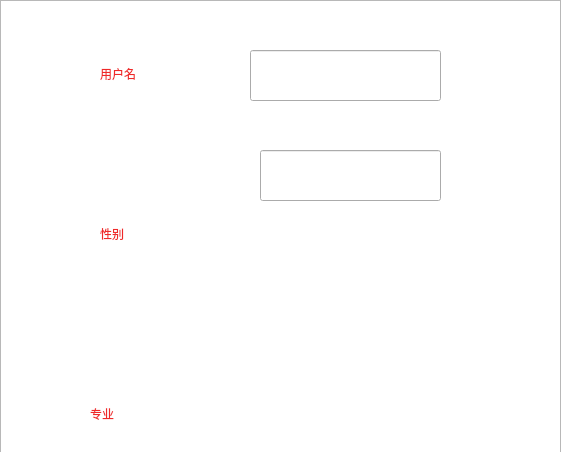
<?xml version="1.0" encoding="UTF-8"?>
<ui version="4.0">
 <class>register</class>
 <widget class="QDialog" name="register">
  <property name="geometry">
   <rect>
    <x>0</x>
    <y>0</y>
    <width>561</width>
    <height>452</height>
   </rect>
  </property>
  <property name="windowTitle">
   <string>Dialog</string>
  </property>
  <widget class="QRadioButton" name="radioButton">
   <property name="geometry">
    <rect>
     <x>260</x>
     <y>220</y>
     <width>174</width>
     <height>33</height>
    </rect>
   </property>
   <property name="text">
    <string>男</string>
   </property>
  </widget>
  <widget class="QPushButton" name="pushButton">
   <property name="geometry">
    <rect>
     <x>90</x>
     <y>520</y>
     <width>140</width>
     <height>38</height>
    </rect>
   </property>
   <property name="styleSheet">
    <string notr="true">color:rgb(239, 41, 41);
font: 14pt &quot;Ubuntu&quot;;</string>
   </property>
   <property name="text">
    <string>确定</string>
   </property>
  </widget>
  <widget class="QPushButton" name="pushButton_2">
   <property name="geometry">
    <rect>
     <x>350</x>
     <y>520</y>
     <width>140</width>
     <height>38</height>
    </rect>
   </property>
   <property name="styleSheet">
    <string notr="true">color:rgb(239, 41, 41);
font: 14pt &quot;Ubuntu&quot;;</string>
   </property>
   <property name="text">
    <string>取消</string>
   </property>
  </widget>
  <widget class="QLabel" name="label_4">
   <property name="geometry">
    <rect>
     <x>100</x>
     <y>320</y>
     <width>121</width>
     <height>31</height>
    </rect>
   </property>
   <property name="styleSheet">
    <string notr="true">color:rgb(239, 41, 41);
font: 14pt &quot;Ubuntu&quot;;</string>
   </property>
   <property name="text">
    <string>出生年月</string>
   </property>
  </widget>
  <widget class="QRadioButton" name="radioButton_2">
   <property name="geometry">
    <rect>
     <x>360</x>
     <y>230</y>
     <width>174</width>
     <height>33</height>
    </rect>
   </property>
   <property name="text">
    <string>女</string>
   </property>
  </widget>
  <widget class="QDateEdit" name="dateEdit">
   <property name="geometry">
    <rect>
     <x>270</x>
     <y>330</y>
     <width>191</width>
     <height>41</height>
    </rect>
   </property>
  </widget>
  <widget class="QComboBox" name="comboBox">
   <property name="geometry">
    <rect>
     <x>260</x>
     <y>410</y>
     <width>201</width>
     <height>41</height>
    </rect>
   </property>
  </widget>
  <widget class="QLabel" name="label_2">
   <property name="geometry">
    <rect>
     <x>100</x>
     <y>150</y>
     <width>107</width>
     <height>27</height>
    </rect>
   </property>
   <property name="styleSheet">
    <string notr="true">color:rgb(239, 41, 41);
font: 14pt &quot;Ubuntu&quot;;</string>
   </property>
   <property name="text">
    <string>密码</string>
   </property>
  </widget>
  <widget class="QListView" name="listView">
   <property name="geometry">
    <rect>
     <x>0</x>
     <y>0</y>
     <width>561</width>
     <height>631</height>
    </rect>
   </property>
   <property name="styleSheet">
    <string notr="true">border-image: url(:/1.png);</string>
   </property>
  </widget>
  <widget class="QLabel" name="label">
   <property name="geometry">
    <rect>
     <x>100</x>
     <y>60</y>
     <width>107</width>
     <height>27</height>
    </rect>
   </property>
   <property name="styleSheet">
    <string notr="true">color:rgb(239, 41, 41);
font: 14pt &quot;Ubuntu&quot;;</string>
   </property>
   <property name="text">
    <string>用户名</string>
   </property>
  </widget>
  <widget class="QLabel" name="label_3">
   <property name="geometry">
    <rect>
     <x>100</x>
     <y>220</y>
     <width>107</width>
     <height>27</height>
    </rect>
   </property>
   <property name="styleSheet">
    <string notr="true">color:rgb(239, 41, 41);
font: 14pt &quot;Ubuntu&quot;;</string>
   </property>
   <property name="text">
    <string>性别</string>
   </property>
  </widget>
  <widget class="QLabel" name="label_5">
   <property name="geometry">
    <rect>
     <x>90</x>
     <y>400</y>
     <width>107</width>
     <height>27</height>
    </rect>
   </property>
   <property name="styleSheet">
    <string notr="true">color:rgb(239, 41, 41);
font: 14pt &quot;Ubuntu&quot;;</string>
   </property>
   <property name="text">
    <string>专业</string>
   </property>
  </widget>
  <widget class="QLineEdit" name="lineEdit">
   <property name="geometry">
    <rect>
     <x>250</x>
     <y>50</y>
     <width>191</width>
     <height>51</height>
    </rect>
   </property>
  </widget>
  <widget class="QLineEdit" name="lineEdit_2">
   <property name="geometry">
    <rect>
     <x>260</x>
     <y>150</y>
     <width>181</width>
     <height>51</height>
    </rect>
   </property>
  </widget>
 </widget>
 <resources/>
 <connections/>
</ui>
